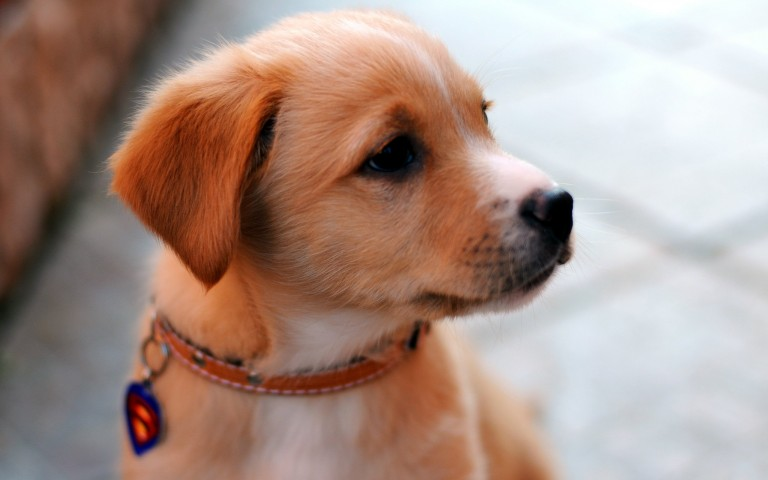
#> input picture ImageToPencilSketch/Data/ImagetoPencilSketch/dog.jpg, 768 x 480 px, found by its file name
$ jupyter execute Script.ipynb
#> lines starting #> are read from the running program, lines starting #| are printed output that depends on the picture; after the words box and inside, x2 and y2 are one past the last pixel; in counts of white or black regions, pixels touching at a corner belong together
## Instructions

This data project has been used as an assignment during the LGM Data Science Virtual Internship.

Assignment
Select an image in RGB format and use the OpenCV Python library to transform it so that it resembles a pencil sketch.

Tips

Convert the RGB image to grayscale - this will turn the image into a classic black-and-white photo;
Invert the grayscale image - this is sometimes referred to as a negative image and can be used to enhance details;
Mix the grayscale image with the inverted blurry image - this can be done by dividing the pixel values of the grayscale image by the pixel values of the inverted blurry image; the result should resemble a pencil sketch;
Experiment by applying other transformations offered by the OpenCV library to improve the effect;
Data Description
We are providing you with a sample image of a dog, however, you can choose any colored image you want to complete this project.

Practicalities
Make sure that the solution reflects your entire thought process - it is more important how the code is structured rather than the final files.

[cell 1]
import cv2
import numpy as np

[cell 2]
image_path = r'C:\Users\HarshalSuryawanshi\OneDrive - Ternpoint Solutions LP\Documents\OneStepCloser\Data\ImagetoPencilSketch\dog.jpg'
image = cv2.imread(image_path)
#> image is the input picture: shape (480, 768, 3); mean B, G, R 134.8, 145.1, 169.5

[cell 3]
gray_image = cv2.cvtColor(image, cv2.COLOR_BGR2GRAY)
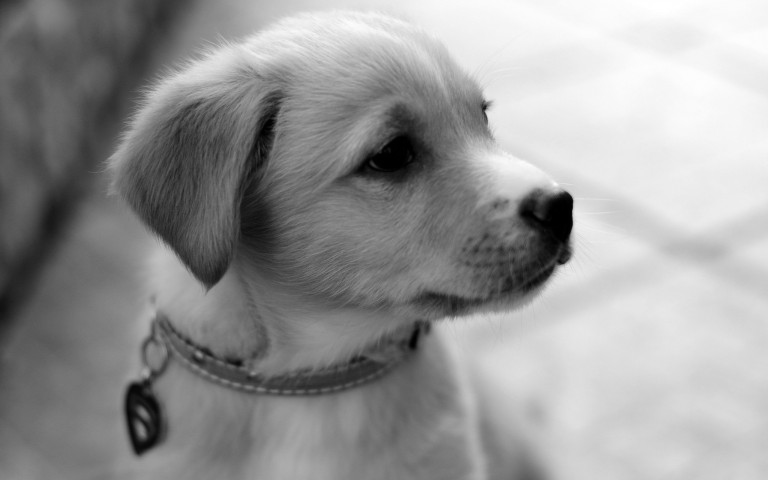
#> gray_image: shape (480, 768); min 0, max 255, mean 151.2
inverted_image = cv2.bitwise_not(gray_image)
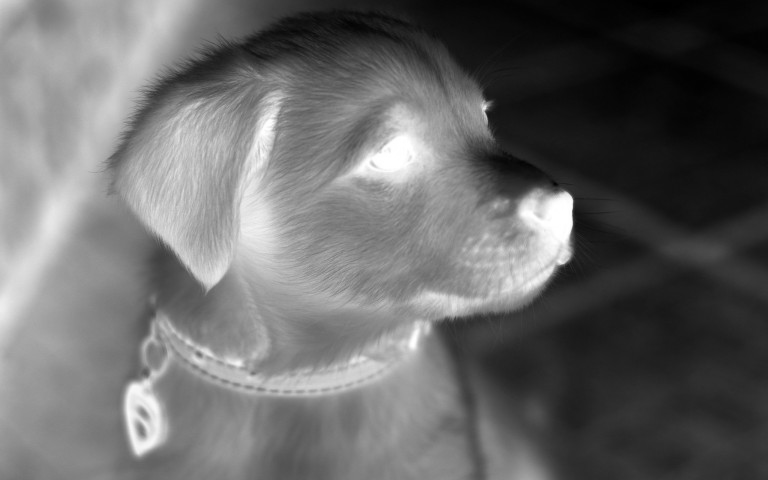
#> inverted_image: shape (480, 768); min 0, max 255, mean 103.8
blurred_image = cv2.GaussianBlur(inverted_image, (21, 21), sigmaX=0, sigmaY=0)
inverted_blur = cv2.bitwise_not(blurred_image)
sketch = cv2.divide(gray_image, inverted_blur, scale = 256.0)
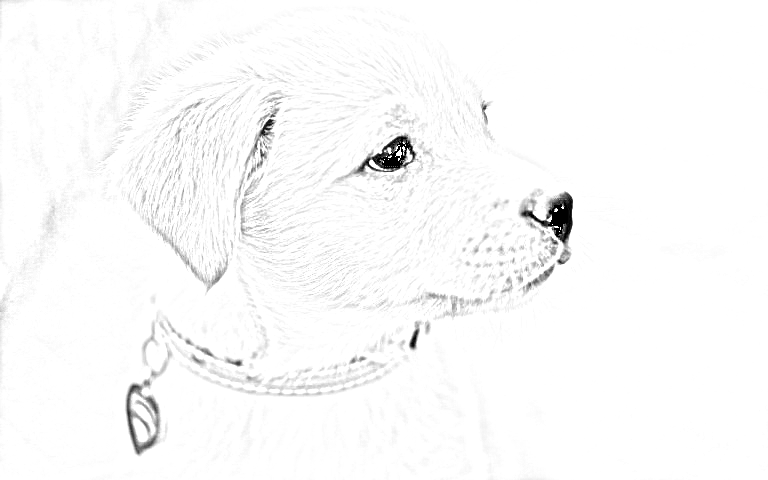
#> sketch: shape (480, 768); min 0, max 255, mean 250.2

[cell 4]
cv2.imshow('original picture', image)
cv2.imshow('Pencil Sketch', sketch)
cv2.waitKey(0)
cv2.destroyAllWindows()
cv2.imwrite('Pencil_sketch.jpg', sketch)
#> Out = True

### Experimental enchancements

[cell 5]
edges = cv2.Canny(gray_image, threshold1=50, threshold2=150)
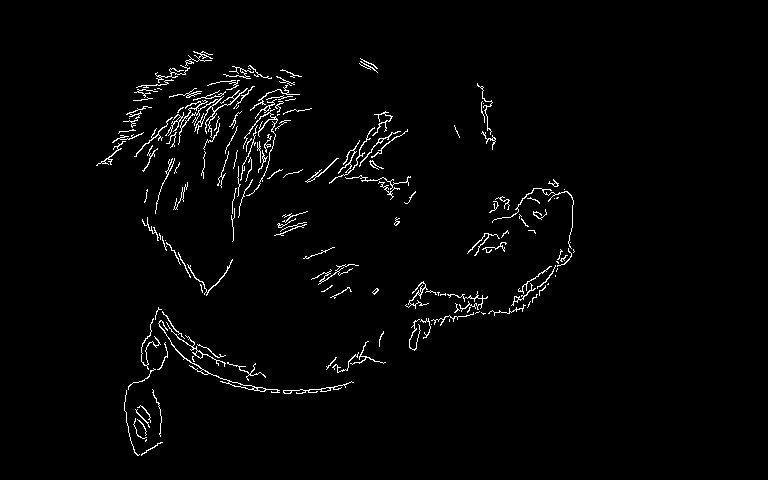
#> edges: shape (480, 768); 2.1% white in thin lines or dots, all inside (x1, y1, x2, y2) = (96, 51, 575, 456)


sharpening_kernel = np.array([[-1, -1, -1],
                              [-1, 9, -1],
                              [-1, -1, -1]])


sharpen_edges = cv2.filter2D(edges, -1, sharpening_kernel)

refined_sketch = cv2.bitwise_and(sketch, sketch, mask=sharpen_edges)
cv2.imshow('Refined Sketch', refined_sketch)
cv2.waitKey(0)
cv2.destroyAllWindows()
